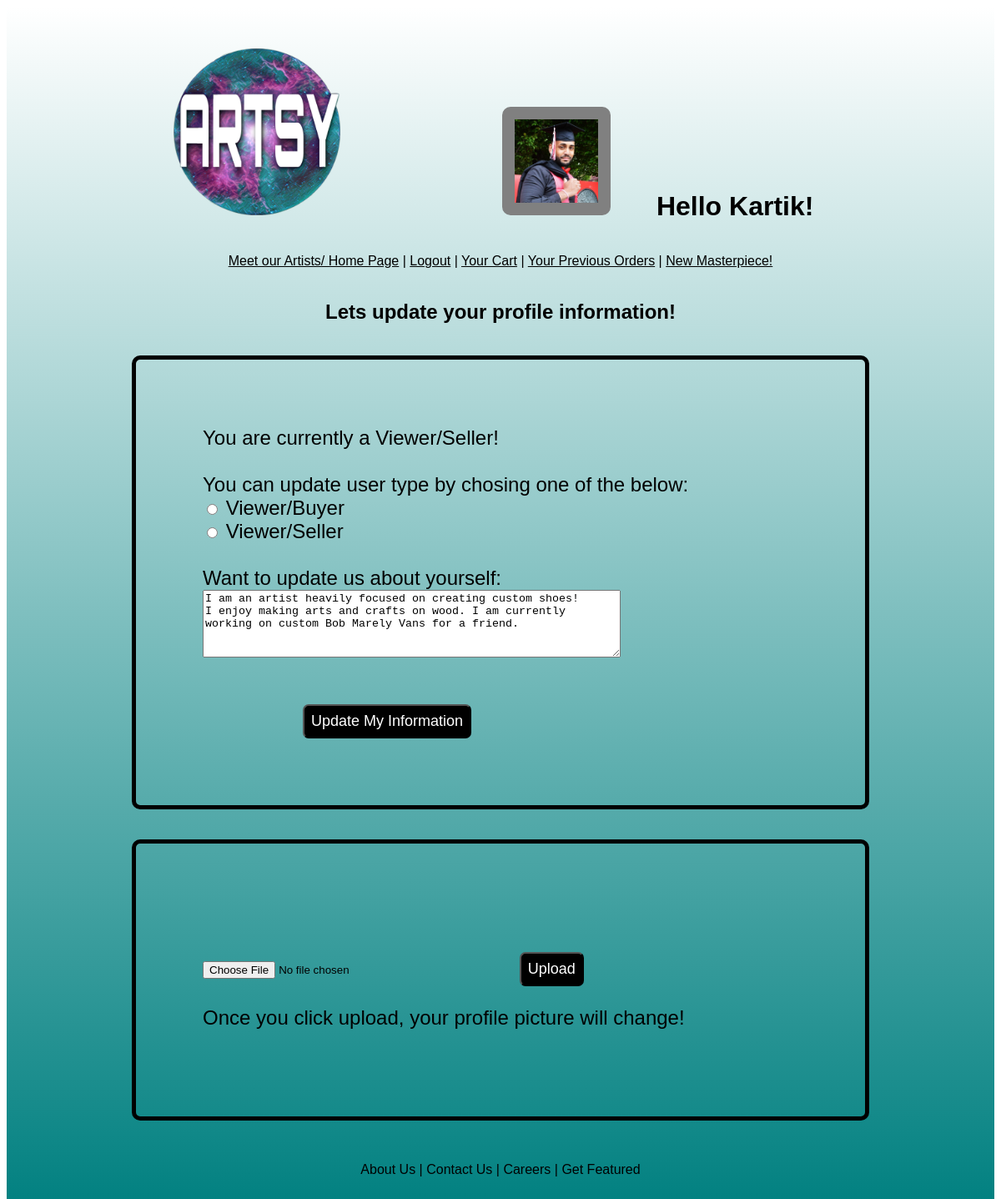
The page /editmyprofile (signed in) on the database its author committed.
### main/models.py (models this page shows)
class User(models.Model):
    first_name = models.CharField(max_length = 45)
    last_name = models.CharField(max_length = 45)
    usertype = models.CharField(max_length=64)
    aboutyou = models.TextField(max_length=300, blank=True )
    email = models.EmailField(max_length = 254)
    password = models.CharField(max_length = 60)
    image = models.ImageField(upload_to='profile_image', blank=True)
    created_at = models.DateTimeField(auto_now_add=True)
    updated_at = models.DateTimeField(auto_now=True)
    address = models.ForeignKey(Address, related_name="user",null=True, on_delete=models.CASCADE)
    objects = UserManager()

### main/views.py (the view)
# urls.py: path('editmyprofile', views.edit_profile_page),
def edit_profile_page(request):
    if "user_id" not in request.session:
        messages.error(request, "You must be logged in to view that page.")
        return redirect('/')
    context={
        "user":User.objects.get(id = request.session['user_id'])
    }
    return render(request,'editprofile.html', context)

### main/templates/editprofile.html (shortened to what this page needs)
<!DOCTYPE html>
<html lang="en">
<head>
    {% load static %}
    <link rel="stylesheet" href="{% static 'editprofile.css' %}">
</head>
<body>
    <div id='all'>
        <div id="top">
            <a href="/dashboard">
            <img src='/media/artsy/02.png' width="200" height="200" style="padding-left: 200px;padding-top: 50px;"></a>
            <img src='/media/profile_image/{{user.image}}' width="100" height="100" id="profile_picture"
                style="border: 15px solid grey; border-radius: 10px; margin-left: 190px; margin-top: 60px;">
            <h1 id="he" style="padding-left: 50px; padding-bottom: 10px;margin-bottom: 10px;">Hello {{user.first_name}}!
            </h1>
        </div>
        <br>
        <div id="top-panel">
            <a href="/dashboard">Meet our Artists/ Home Page</a> | <a href="/logout">Logout</a> | <a
                href="yourcart">Your Cart</a> | <a href="history"> Your Previous Orders</a>
                {% if user.usertype == "Viewer/Seller" %}
                | <a href='/new_masterpiece'>New Masterpiece!</a>
                    {% endif %}
                <br>
                <br>
                <h2>Lets update your profile information!</h2>
        </div>
        <br>
        <div id='top_form'>
            <form action='updateprofile' method='POST'>
                <label>You are currently a {{ user.usertype }}!</label><br>
                <br>
                <label>You can update user type by chosing one of the below:</label>
                <br>
                <input type="radio"  name="usertype" value="Viewer/Buyer">
                <label for="Viewer/Buyer">Viewer/Buyer</label><br>
                <input type="radio"  name="usertype" value="Viewer/Seller">
                <label for="Viewer/Seller">Viewer/Seller</label><br>
                <br>
                <label id="aboutyoutop">Want to update us about yourself:</label><br>
                <textarea id="aboutyoubot" name='aboutyou' cols="60" rows="5" value="{{ user.aboutyou }}">{{ user.aboutyou }}</textarea>
                <br>
                <button>Update My Information</button>
            </form>
        </div>
        <br>
        <br>
        <div id='bottom_form'>
            <form enctype="multipart/form-data" method="POST" action="/upload/profileimg">
                <input type="file" value="Upload" name="profile_image">
                <button>Upload</button>
                <p>Once you click upload, your profile picture will change!</p>
            </form>
        </div>
</body>
<footer>
    <a>About Us</a> | <a>Contact Us</a> | <a>Careers</a> | <a>Get Featured</a>
</footer>
</html>

### main/static/editprofile.css (style rules this page uses)
#all { font-family: Arial, Helvetica, sans-serif; background: repeating-linear-gradient(white, teal); }
footer { padding-top: 50px; padding-bottom: 40px; text-align: center; }
#toppic, #he { display: inline-block; align-content: center; }
#top-panel { text-align: center; }
#top { align-items: center; }
a:link { color: black; }
input { align-self: center; }
button { background-color: black; color:white; font-family: Arial, Helvetica, sans-serif; padding:8px; font-size:large; border-radius: 7px; margin-left:120px; margin-top: 50px; }
#top_form, #bottom_form { display: block; color: black; font-size: x-large; border-color: black; border-radius: 10px; border-style: solid; border-width: 5px; padding: 80px; margin-left: 150px; margin-right: 150px; align-content: center; }

### rows shown on the page
User: image (picture), first_name "Kartik", usertype "Viewer/Seller", aboutyou "I am an artist heavily focused on creating custom shoes! I enjoy making arts and crafts on wood. I am currently working on custom Bob Marely Vans for a friend."
